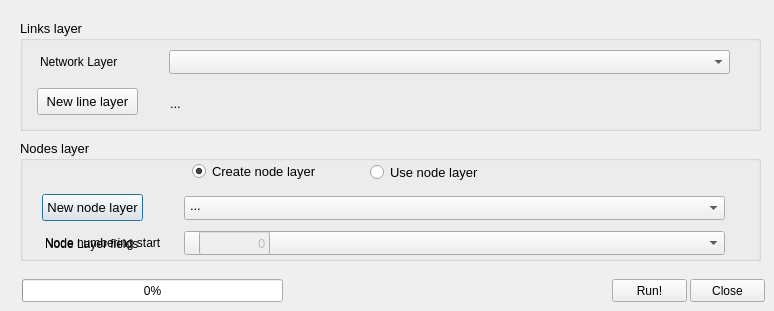
<?xml version="1.0" encoding="UTF-8"?>
<ui version="4.0">
 <class>TQ_NetPrep</class>
 <widget class="QDialog" name="TQ_NetPrep">
  <property name="windowModality">
   <enum>Qt::ApplicationModal</enum>
  </property>
  <property name="geometry">
   <rect>
    <x>0</x>
    <y>0</y>
    <width>774</width>
    <height>311</height>
   </rect>
  </property>
  <property name="windowTitle">
   <string>AequilibraE - Network Preparation Toolbox                                        www.aequilibrae.com</string>
  </property>
  <property name="modal">
   <bool>true</bool>
  </property>
  <widget class="QGroupBox" name="groupBox">
   <property name="geometry">
    <rect>
     <x>20</x>
     <y>140</y>
     <width>741</width>
     <height>121</height>
    </rect>
   </property>
   <property name="font">
    <font>
     <pointsize>10</pointsize>
    </font>
   </property>
   <property name="title">
    <string>Nodes layer</string>
   </property>
   <widget class="QComboBox" name="nodelayers">
    <property name="geometry">
     <rect>
      <x>164</x>
      <y>56</y>
      <width>541</width>
      <height>24</height>
     </rect>
    </property>
    <property name="font">
     <font>
      <pointsize>9</pointsize>
     </font>
    </property>
   </widget>
   <widget class="QLabel" name="label_2">
    <property name="geometry">
     <rect>
      <x>25</x>
      <y>96</y>
      <width>151</width>
      <height>16</height>
     </rect>
    </property>
    <property name="font">
     <font>
      <pointsize>9</pointsize>
     </font>
    </property>
    <property name="text">
     <string>Node Layer fields</string>
    </property>
   </widget>
   <widget class="QComboBox" name="node_fields">
    <property name="geometry">
     <rect>
      <x>164</x>
      <y>91</y>
      <width>541</width>
      <height>24</height>
     </rect>
    </property>
    <property name="font">
     <font>
      <pointsize>9</pointsize>
     </font>
    </property>
   </widget>
   <widget class="QRadioButton" name="radioUseNodes">
    <property name="geometry">
     <rect>
      <x>350</x>
      <y>24</y>
      <width>151</width>
      <height>17</height>
     </rect>
    </property>
    <property name="text">
     <string>Use node layer</string>
    </property>
    <property name="checked">
     <bool>false</bool>
    </property>
   </widget>
   <widget class="QRadioButton" name="radioNewNodes">
    <property name="geometry">
     <rect>
      <x>172</x>
      <y>23</y>
      <width>171</width>
      <height>17</height>
     </rect>
    </property>
    <property name="text">
     <string>Create node layer</string>
    </property>
    <property name="checked">
     <bool>true</bool>
    </property>
   </widget>
   <widget class="QLabel" name="label_3">
    <property name="geometry">
     <rect>
      <x>25</x>
      <y>95</y>
      <width>171</width>
      <height>16</height>
     </rect>
    </property>
    <property name="font">
     <font>
      <pointsize>9</pointsize>
     </font>
    </property>
    <property name="text">
     <string>Node numbering start</string>
    </property>
    <property name="buddy">
     <cstring>label_3</cstring>
    </property>
   </widget>
   <widget class="QLineEdit" name="np_node_start">
    <property name="enabled">
     <bool>false</bool>
    </property>
    <property name="geometry">
     <rect>
      <x>179</x>
      <y>91</y>
      <width>71</width>
      <height>24</height>
     </rect>
    </property>
    <property name="text">
     <string>0</string>
    </property>
    <property name="alignment">
     <set>Qt::AlignRight|Qt::AlignTrailing|Qt::AlignVCenter</set>
    </property>
   </widget>
   <widget class="QLabel" name="label_4">
    <property name="geometry">
     <rect>
      <x>25</x>
      <y>62</y>
      <width>151</width>
      <height>16</height>
     </rect>
    </property>
    <property name="font">
     <font>
      <pointsize>9</pointsize>
     </font>
    </property>
    <property name="text">
     <string>Node Layer</string>
    </property>
   </widget>
   <widget class="QLabel" name="out_nodes">
    <property name="geometry">
     <rect>
      <x>170</x>
      <y>55</y>
      <width>551</width>
      <height>20</height>
     </rect>
    </property>
    <property name="text">
     <string>...</string>
    </property>
   </widget>
   <widget class="QPushButton" name="btn_new_node_layer">
    <property name="geometry">
     <rect>
      <x>22</x>
      <y>54</y>
      <width>101</width>
      <height>27</height>
     </rect>
    </property>
    <property name="text">
     <string>New node layer</string>
    </property>
   </widget>
  </widget>
  <widget class="QGroupBox" name="groupBox_2">
   <property name="geometry">
    <rect>
     <x>20</x>
     <y>20</y>
     <width>741</width>
     <height>111</height>
    </rect>
   </property>
   <property name="font">
    <font>
     <pointsize>10</pointsize>
    </font>
   </property>
   <property name="title">
    <string>Links layer</string>
   </property>
   <widget class="QLabel" name="label">
    <property name="geometry">
     <rect>
      <x>20</x>
      <y>31</y>
      <width>181</width>
      <height>22</height>
     </rect>
    </property>
    <property name="font">
     <font>
      <pointsize>9</pointsize>
     </font>
    </property>
    <property name="text">
     <string>Network Layer</string>
    </property>
   </widget>
   <widget class="QComboBox" name="linelayers">
    <property name="geometry">
     <rect>
      <x>149</x>
      <y>30</y>
      <width>561</width>
      <height>24</height>
     </rect>
    </property>
    <property name="font">
     <font>
      <pointsize>9</pointsize>
     </font>
    </property>
   </widget>
   <widget class="QLabel" name="out_lines">
    <property name="geometry">
     <rect>
      <x>150</x>
      <y>73</y>
      <width>551</width>
      <height>20</height>
     </rect>
    </property>
    <property name="text">
     <string>...</string>
    </property>
   </widget>
   <widget class="QPushButton" name="btn_new_line_layer">
    <property name="geometry">
     <rect>
      <x>17</x>
      <y>68</y>
      <width>101</width>
      <height>27</height>
     </rect>
    </property>
    <property name="text">
     <string>New line layer</string>
    </property>
   </widget>
  </widget>
  <widget class="QProgressBar" name="progressbar">
   <property name="geometry">
    <rect>
     <x>22</x>
     <y>279</y>
     <width>261</width>
     <height>23</height>
    </rect>
   </property>
   <property name="palette">
    <palette>
     <active>
      <colorrole role="Highlight">
       <brush brushstyle="SolidPattern">
        <color alpha="255">
         <red>0</red>
         <green>170</green>
         <blue>0</blue>
        </color>
       </brush>
      </colorrole>
     </active>
     <inactive>
      <colorrole role="Highlight">
       <brush brushstyle="SolidPattern">
        <color alpha="255">
         <red>240</red>
         <green>240</green>
         <blue>240</blue>
        </color>
       </brush>
      </colorrole>
     </inactive>
     <disabled>
      <colorrole role="Highlight">
       <brush brushstyle="SolidPattern">
        <color alpha="255">
         <red>51</red>
         <green>153</green>
         <blue>255</blue>
        </color>
       </brush>
      </colorrole>
     </disabled>
    </palette>
   </property>
   <property name="value">
    <number>0</number>
   </property>
  </widget>
  <widget class="QLabel" name="progress_label">
   <property name="geometry">
    <rect>
     <x>300</x>
     <y>280</y>
     <width>261</width>
     <height>20</height>
    </rect>
   </property>
   <property name="font">
    <font>
     <pointsize>9</pointsize>
    </font>
   </property>
   <property name="text">
    <string/>
   </property>
  </widget>
  <widget class="QPushButton" name="pushOK">
   <property name="geometry">
    <rect>
     <x>612</x>
     <y>279</y>
     <width>75</width>
     <height>23</height>
    </rect>
   </property>
   <property name="text">
    <string>Run!</string>
   </property>
  </widget>
  <widget class="QPushButton" name="pushClose">
   <property name="geometry">
    <rect>
     <x>690</x>
     <y>279</y>
     <width>75</width>
     <height>23</height>
    </rect>
   </property>
   <property name="text">
    <string>Close</string>
   </property>
  </widget>
 </widget>
 <resources/>
 <connections/>
</ui>
